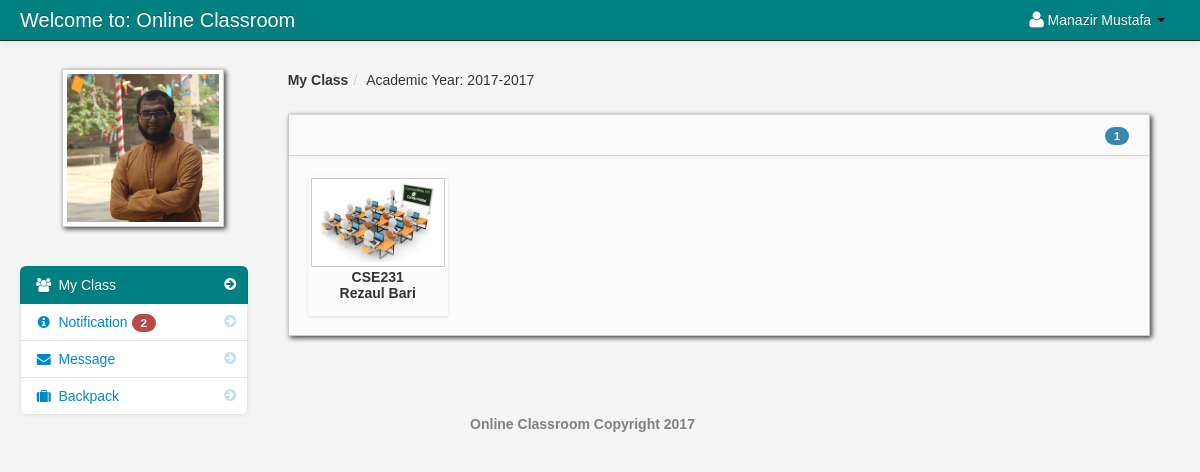
The page /dashboard_student.php (signed in) on the database its author committed.
### tables this page shows
CREATE TABLE `student` (
  `student_id` int(11) NOT NULL,
  `firstname` varchar(100) NOT NULL,
  `lastname` varchar(100) NOT NULL,
  `class_id` int(11) NOT NULL,
  `username` varchar(100) NOT NULL,
  `password` varchar(100) NOT NULL,
  `email` varchar(100) NOT NULL,
  `contact_number` int(12) NOT NULL,
  `location` varchar(100) NOT NULL,
  `status` varchar(100) NOT NULL
);

CREATE TABLE `school_year` (
  `school_year_id` int(11) NOT NULL,
  `school_year` varchar(100) NOT NULL
);

CREATE TABLE `teacher_class_student` (
  `teacher_class_student_id` int(11) NOT NULL,
  `teacher_class_id` int(11) NOT NULL,
  `student_id` int(11) NOT NULL,
  `teacher_id` int(11) NOT NULL,
  `Present` int(30) NOT NULL DEFAULT '0',
  `Absent` int(30) NOT NULL DEFAULT '0',
  `Late` int(30) NOT NULL DEFAULT '0',
  `Sick` int(30) NOT NULL DEFAULT '0'
);

CREATE TABLE `teacher_class` (
  `teacher_class_id` int(11) NOT NULL,
  `teacher_id` int(11) NOT NULL,
  `class_id` int(11) NOT NULL,
  `semester` varchar(100) NOT NULL,
  `thumbnails` varchar(100) NOT NULL,
  `school_year` varchar(100) NOT NULL,
  `class_title` varchar(100) NOT NULL,
  `description` longtext NOT NULL,
  `Credit` int(11) NOT NULL,
  `Pre_req` varchar(100) NOT NULL
);

CREATE TABLE `class` (
  `class_id` int(11) NOT NULL,
  `class_name` varchar(100) NOT NULL
);

CREATE TABLE `teacher` (
  `teacher_id` int(11) NOT NULL,
  `username` varchar(100) NOT NULL,
  `password` varchar(200) NOT NULL,
  `firstname` varchar(100) NOT NULL,
  `lastname` varchar(100) NOT NULL,
  `department_id` int(11) NOT NULL,
  `location` varchar(200) NOT NULL,
  `about` varchar(500) NOT NULL,
  `teacher_status` varchar(20) NOT NULL,
  `teacher_stat` varchar(100) NOT NULL
);

### session.php (called while the page is built, shortened)
<?php
$session_id=$_SESSION['id'];
?>

### count.php (called while the page is built)
<?php
	$school_year_query = mysql_query("select * from school_year order by school_year DESC")or die(mysql_error());
	$school_year_query_row = mysql_fetch_array($school_year_query);
	$school_year = $school_year_query_row['school_year'];
	?>
	<?php $query_yes = mysql_query("select * from teacher_class_student
LEFT JOIN teacher_class ON teacher_class.teacher_class_id = teacher_class_student.teacher_class_id
LEFT JOIN class ON class.class_id = teacher_class.class_id
LEFT JOIN teacher ON teacher.teacher_id = teacher_class_student.teacher_id
JOIN notification ON notification.teacher_class_id = teacher_class.teacher_class_id
where teacher_class_student.student_id = '$session_id' and school_year = '$school_year'   order by notification.date_of_notification DESC
")or die(mysql_error());
$count_no = mysql_num_rows($query_yes);
         ?>
<?php $query_no = mysql_query("select * from notification
LEFT JOIN notification_read ON notification_read.notification_id = notification.notification_id
where notification_read.student_id  = '$session_id'
")or die(mysql_error());
$count_yes = mysql_num_rows($query_no);
         ?>
<?php $not_read = $count_no -  $count_yes; ?>

### dashboard_student.php (the view, shortened to what this page needs)
<?php include('header_dashboard.php'); ?>
<?php include('session.php'); ?>
    <body>
		<?php include('navbar_student.php'); ?>
        <div class="container-fluid">
            <div class="row-fluid">
				<?php include('student_sidebar.php'); ?>
                <div class="span9" id="content">
                     <div class="row-fluid">
					    <ul class="breadcrumb">
						<?php
						$school_year_query = mysql_query("select * from school_year order by school_year DESC")or die(mysql_error());
						$school_year_query_row = mysql_fetch_array($school_year_query);
						$school_year = $school_year_query_row['school_year'];
						?>
							<li><a href="#"><b>My Class</b></a><span class="divider">/</span></li>
							<li><a href="#">Academic Year: <?php echo $school_year_query_row['school_year']; ?></a></li>
						</ul>
                        <div class="block">
                            <div class="navbar navbar-inner block-header">
                                <div id="" class="muted pull-right">
									<?php $query = mysql_query("select * from teacher_class_student
														LEFT JOIN teacher_class ON teacher_class.teacher_class_id = teacher_class_student.teacher_class_id
														LEFT JOIN class ON class.class_id = teacher_class.class_id
														LEFT JOIN teacher ON teacher.teacher_id = teacher_class.teacher_id
														where student_id = '$session_id' and school_year = '$school_year'
														")or die(mysql_error());
														$count = mysql_num_rows($query);
									?>
												<span class="badge badge-info"><?php echo $count; ?></span>
								</div>
                            </div>
                            <div class="block-content collapse in">
                                <div class="span12">
  										<ul	 id="da-thumbs" class="da-thumbs">
													<?php
														if ($count != '0'){
														while($row = mysql_fetch_array($query)){
														$id = $row['teacher_class_id'];
													?>
											<li>
												<a href="my_classmates.php<?php echo '?id='.$id; ?>">
														<img src ="<?php echo $row['thumbnails'] ?>" width="124" height="140" class="img-polaroid">
												</a>
												<p class="class"><?php echo $row['class_name']; ?></p>
												<p class="subject"><?php echo $row['firstname']." ".$row['lastname']?></p>
											</li>
									<?php }}else{ ?>
									<div class="alert alert-info"><i class="icon-info-sign"></i> You are currently not enroll to your class</div>
									<?php } ?>
									</ul>
                                </div>
                            </div>
                        </div>
                    </div>
                </div>
            </div>
		<?php include('footer.php'); ?>
        </div>
		<?php include('script.php'); ?>
    </body>
</html>

### navbar_student.php (shortened to what this page needs)
<div class="navbar navbar-fixed-top navbar-inverse">
        <div class="navbar-inner">
            <div class="container-fluid">
                <a class="brand" href="dashboard_student.php">Welcome to: Online Classroom</a>
					<div class="nav-collapse collapse">
						<ul class="nav pull-right">
							<?php $query= mysql_query("select * from student where student_id = '$session_id'")or die(mysql_error());
									$row = mysql_fetch_array($query);
							?>
							<li class="dropdown">
								<a href="#" role="button" class="dropdown-toggle" data-toggle="dropdown"> <i class="icon-user icon-large"></i><?php echo $row['firstname']." ".$row['lastname'];  ?> <i class="caret"></i></a>
							</li>
						</ul>
					</div>
            </div>
        </div>
</div>

### student_sidebar.php (shortened to what this page needs)
<div class="span3" id="sidebar">
					<img id="avatar" class="img-polaroid" src="admin/<?php echo $row['location']; ?>">
					<?php include('count.php'); ?>
		<ul class="nav nav-list bs-docs-sidenav nav-collapse collapse">
			<li class="active"><a href="dashboard_student.php"><i class="icon-chevron-right"></i><i class="icon-group"></i>&nbsp;My Class</a></li>
			<li class="">
				<a href="student_notification.php"><i class="icon-chevron-right"></i><i class="icon-info-sign"></i>&nbsp;Notification
				<?php if($not_read == '0'){
				}else{ ?>
					<span class="badge badge-important"><?php echo $not_read; ?></span>
				<?php } ?>
				</a>
			</li>
			<li class="">
			<a href="student_message.php"><i class="icon-chevron-right"></i><i class="icon-envelope-alt"></i>&nbsp;Message
			</a>
			</li>
			 <li class=""><a href="backpack.php"><i class="icon-chevron-right"></i><i class="icon-suitcase"></i>&nbsp;Backpack</a></li>
		</ul>
</div>

### admin/assets/styles.css (style rules this page uses)
body { padding-top: 60px; padding-bottom: 40px; background-color: #f5f5f5; }
#content { margin-left:0px; }
.breadcrumb { margin: 0 0 0px; padding: 10px 0px; background-color: transparent; }
.block { background: url("../images/pixel-60fff.png") repeat scroll 0 0 rgba(0, 0, 0, 0) !important; border: 1px solid #ccc; background: white; margin: 1em 0em; border-top: none; -webkit-box-shadow: 2px 2px 5px rgba(0, 0, 6, 0.75); -moz-box-shadow: 2px 2px 5px rgba(0, 0, 6, 0.75); box-shadow: 2px 2px 5px rgba(0, 0, 6, 0.75); }
.block-content { margin: 1em; min-height: .25em; }
.block-header { margin-bottom: 0px; border-right: none; border-left: none; -webkit-border-radius: 0px; -moz-border-radius: 0px; border-radius: 0px; }
.block-header div { padding-top: 10px; }
.bs-docs-sidenav { max-width: 228px; margin: 30px 0 0; padding: 0; background-color: #fff; -webkit-border-radius: 6px; -moz-border-radius: 6px; border-radius: 6px; -webkit-box-shadow: 0 1px 4px rgba(0,0,0,.065); -moz-box-shadow: 0 1px 4px rgba(0,0,0,.065); box-shadow: 0 1px 4px rgba(0,0,0,.065); }
.bs-docs-sidenav > li > a { display: block; width: 190px \9; margin: 0 0 -1px; padding: 8px 14px; border: 1px solid #e5e5e5; }
.bs-docs-sidenav > li:first-child > a { -webkit-border-radius: 6px 6px 0 0; -moz-border-radius: 6px 6px 0 0; border-radius: 6px 6px 0 0; }
.bs-docs-sidenav > li:last-child > a { -webkit-border-radius: 0 0 6px 6px; -moz-border-radius: 0 0 6px 6px; border-radius: 0 0 6px 6px; }
.bs-docs-sidenav > .active > a { position: relative; z-index: 2; padding: 9px 15px; border: 0; text-shadow: 0 1px 0 rgba(0,0,0,.15); -webkit-box-shadow: inset 1px 0 0 rgba(0,0,0,.1), inset -1px 0 0 rgba(0,0,0,.1); -moz-box-shadow: inset 1px 0 0 rgba(0,0,0,.1), inset -1px 0 0 rgba(0,0,0,.1); box-shadow: inset 1px 0 0 rgba(0,0,0,.1), inset -1px 0 0 rgba(0,0,0,.1); }
.bs-docs-sidenav .icon-chevron-right { float: right; margin-top: 2px; margin-right: -6px; opacity: .25; }
.bs-docs-sidenav .active .icon-chevron-right, .bs-docs-sidenav .active a:hover .icon-chevron-right { opacity: 1; }

### admin/assets/style.css (style rules this page uses)
.da-thumbs { float: left; list-style: none outside none; margin: 0; padding: 0; position: relative; }
.da-thumbs li { float: left; margin: 5px; padding: 3px; position: relative; box-shadow: 0 1px 3px rgba(0,0,0,0.1); }
.da-thumbs li a, .da-thumbs li a img { display: block; position: relative; }
.da-thumbs li a { overflow: hidden; }
.class { font-family: helvetica !important; font-weight: bold; text-align: center; }
.subject { font-family: helvetica !important; font-weight: bold; text-align: center; margin-top: -14px; }

### rows shown on the page
student: firstname "Manazir", lastname "Mustafa", location (picture)
school_year: school_year "2017-2017"
teacher_class_student: teacher_class.thumbnails (picture), class.class_name "CSE231", teacher.firstname "Rezaul", teacher.lastname "Bari"

### other values the page prints
$not_read "2"
$count "1"
